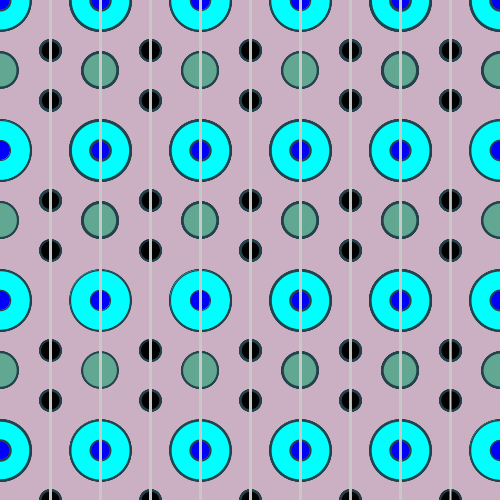
Frame 1 (no input)
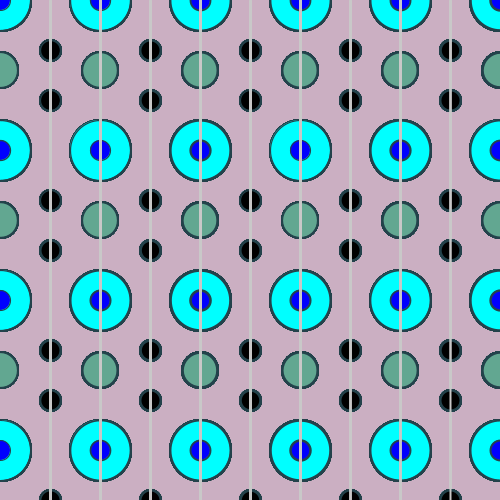
Frame 60 (the mouse pressed at the canvas centre just before this capture)
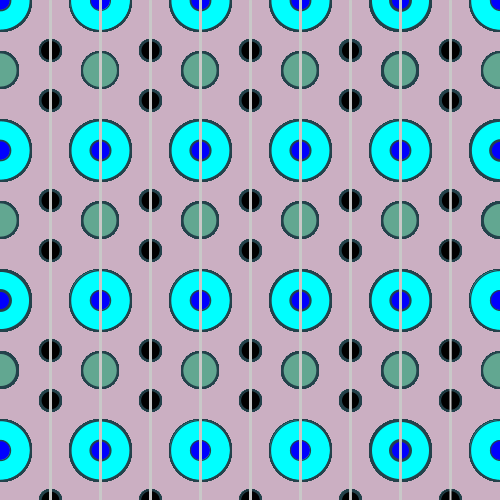
Frame 120 (the mouse held since frame 60 and released just before this capture)

The Processing sketch that drew these frames (run headless with seeded random() and noise(); from frame 60 on, the mouse is pressed at the canvas centre):

// Processing sketch: processing_186253
// ── processing_186253.pde

/*
Pulsing Circles/Lines 
Created by Jasmine Rajavadee 
Feb. 16, 2015 
*/

int x, y, z; 

void setup()
{
  size(500, 500); 
  background(203, 175, 194); 
  smooth(); 
  frameRate(10); 
  //noLoop();
}

void draw()
{
  for (x = -100; x < 600; x = x + 100) 
  {
    for (y = 0; y < 600; y = y + 150) 
    {
      for (z = 50; z < 500; z = z + 50) 
      {
        circle(x, y);
        lines(z);
      }
    }
  }
} 

//draw the systems of circles

void circle(int x, int y) 
{
  stroke(35, 66, 75); 
  strokeWeight(random(1, 3)); 
  fill(0, 255, 255); 
  ellipse(x, y, 60, 60); 
  fill(0, 0, 255); 
  ellipse(x, y, 20, 20); 
  fill(0); 
  ellipse(x + 50, y + 50, 20, 20); 
  ellipse(x - 50, y - 50, 20, 20); 
  ellipse(x + 50, y - 50, 20, 20); 
  ellipse(x - 50, y + 50, 20, 20); 
  fill(98, 167, 145); 
  ellipse(x, y + 70, 35, 35);
}

//function for lines 

void lines(int z) 
{
  strokeWeight(2); 
  stroke(200); 
  line(z, 0, z, height);
} 
